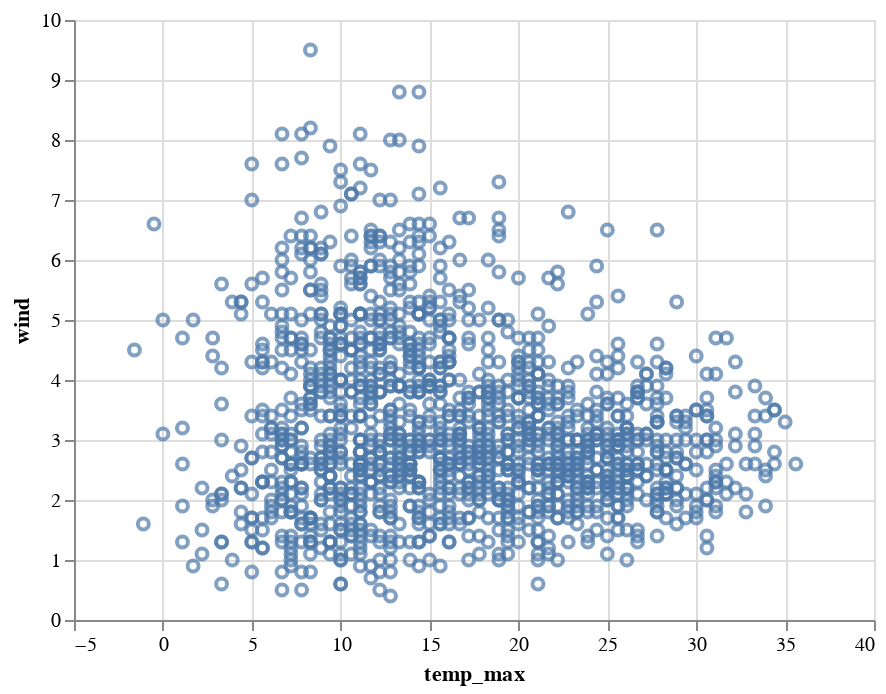

Notebook cell for this chart:
### Markdown cell above
### Scatterplot

### Code cell
show(
    data(["temp_max", "wind"]),
    {
        "view": [
            {
                "mark": [
                    {
                        "type": "point",
                        "encoding": [
                            {"channel": "x", "field": "temp_max"},
                            {"channel": "y", "field": "wind"},
                        ],
                    }
                ],
                "scale": [
                    {"channel": "x", "type": "linear"},
                    {"channel": "y", "type": "linear"},
                ],
            }
        ]
    },
)

### Figure 1 — Vega-Lite specification as saved in the notebook (floating-point values rounded to 4 significant figures; data arrays with more than 128 entries replaced by an {"elided": "..."} marker saying what was removed)
{"config": {"view": {"continuousWidth": 400, "continuousHeight": 300}}, "data": {"name": "data-830c39fec90146253fb06a06c26374ef"}, "mark": "point", "encoding": {"x": {"field": "temp_max", "scale": {"type": "linear"}, "type": "quantitative"}, "y": {"field": "wind", "scale": {"type": "linear"}, "type": "quantitative"}}, "$schema": "https://vega.github.io/schema/vega-lite/v4.17.0.json", "datasets": {"data-830c39fec90146253fb06a06c26374ef": {"elided": "1461 records"}}}
